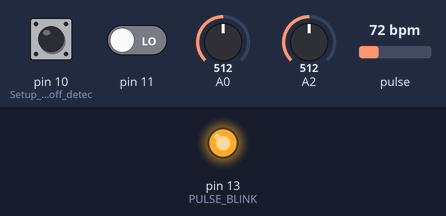
Simulated run of this sketch. Board: Arduino Uno, built with avr-gcc and run on an emulated ATmega328P. Shown: output pins drawn as LEDs (lit = HIGH). Dashed ring = blinking. The inputs (shaded band) are chosen by the test bench; at power-on: pulse 72 bpm, pin 10 (Setup_for_leads_off_detec) LOW, pin 11 LOW, A0 = 512, A2 = 512. What the sketch prints to the serial monitor is not drawn.

Above: at 1.8 s.
1.9 s: pulse set to 61 bpm
3.4 s: pulse set to 57 bpm
At 4.9 s:
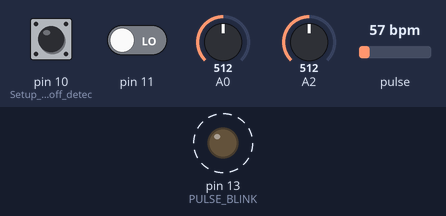
7.5 s: pulse set to 70 bpm
At 8.6 s:
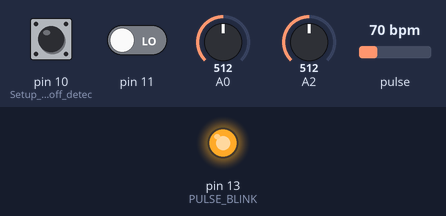
Timing chart, 0 to 10.5 s (numbered marks = the images above; inputs shaded):
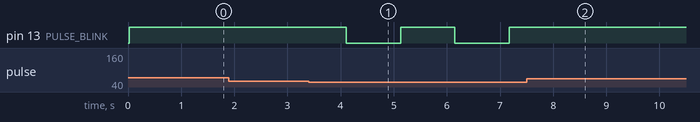

Measured:
- the behaviour switches between 59 and 58 bpm on pulse (found by bisection; images 0 and 1)
- after the input at 1.9 s, every drawn part: stays the same
- after the input at 3.4 s, pin 13 (PULSE_BLINK): alternates HIGH for 1.0 s and LOW for 1.0 s, starting after 0.71 s
- after the input at 7.5 s, pin 13 (PULSE_BLINK): stops changing and stays HIGH

The sketch:

Pulse_ECG_Combined.ino
```cpp
#define USE_ARDUINO_INTERRUPTS true
#include <PulseSensorPlayground.h>
const int OUTPUT_TYPE = SERIAL_PLOTTER;
const int PULSE_INPUT = A1;
const int PULSE_BLINK = LED_BUILTIN;
const int PULSE_FADE = 5;
const int THRESHOLD = 550;
PulseSensorPlayground pulseSensor;
float val;
int ch;
void setup() {
Serial.begin(115200);
  pulseSensor.analogInput(PULSE_INPUT);
  pulseSensor.blinkOnPulse(PULSE_BLINK);
  pulseSensor.fadeOnPulse(PULSE_FADE);
  pulseSensor.setSerial(Serial);
  pulseSensor.setOutputType(OUTPUT_TYPE);
  pulseSensor.setThreshold(THRESHOLD);
  if (!pulseSensor.begin()) {
    for(;;) {
      // Flash the led to show things didn't work.
      digitalWrite(PULSE_BLINK, LOW);
      delay(50);
      digitalWrite(PULSE_BLINK, HIGH);
      delay(50);
    }
  }
  Serial.begin(9600);
  pinMode(10, INPUT); // Setup for leads off detection LO +
  pinMode(11, INPUT);
}
void loop() {
  delay(20);
  pulseSensor.outputSample();
  if (pulseSensor.sawStartOfBeat()) {
    pulseSensor.outputBeat();
  }
  if((digitalRead(10) == 1)||(digitalRead(11) == 1)){
    ch = Serial.print('1');
  }
  else{
    Serial.print(analogRead(A0));
  }
  delay(1);
  val = analogRead(A2);
  val = val * 0.48828125;
  //float farh = (cel*9)/5 + 32;
  delay(1000);
  pulseSensor.outputBeat();
  Serial.print(",");
  Serial.print(ch);
  Serial.print(val);
  Serial.print(",");

}
```
